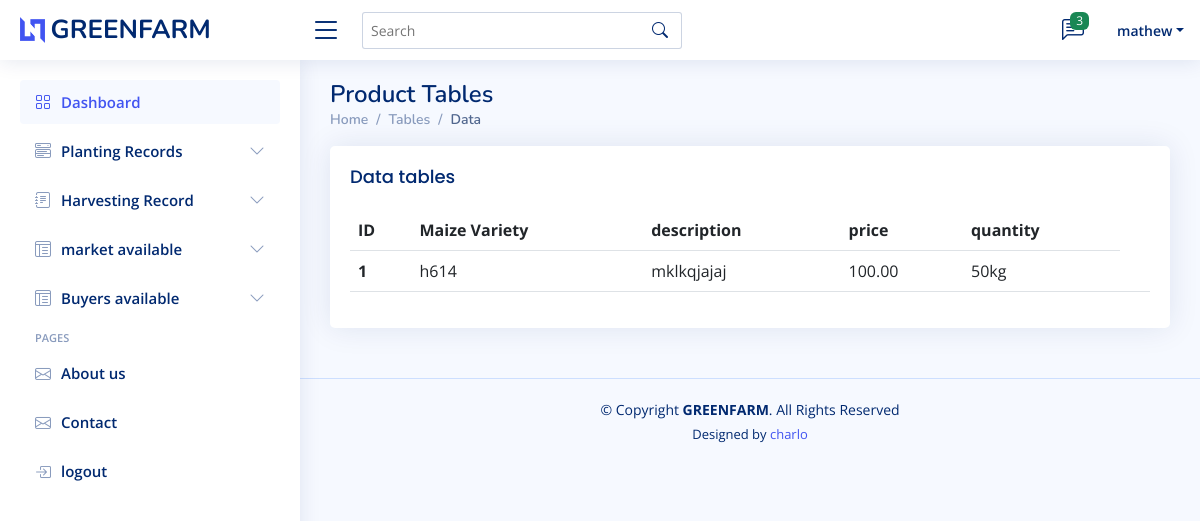
The page /product/ (signed in) on the database as committed earlier.
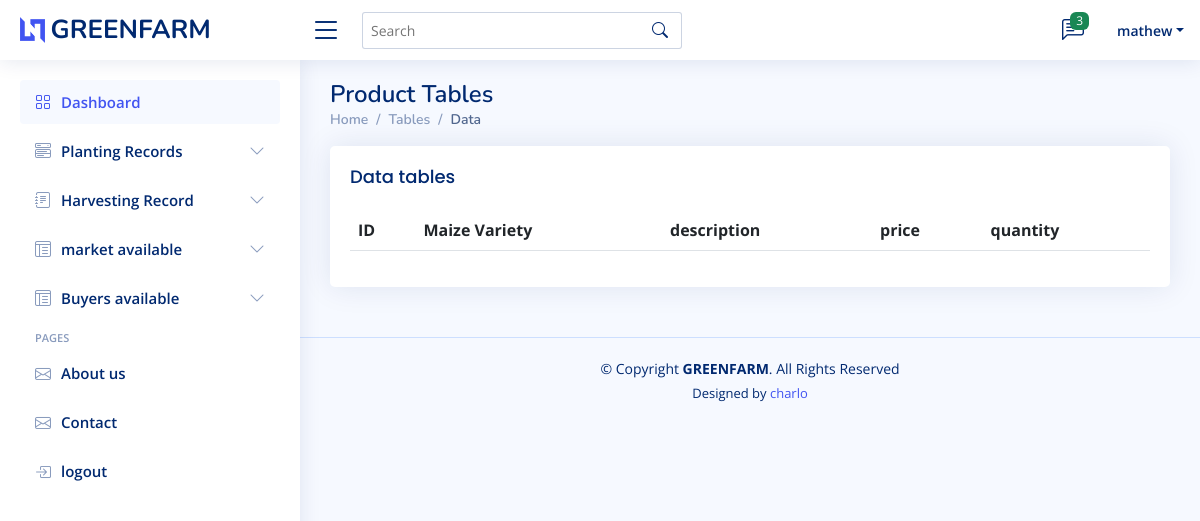
The same page on the database as committed later.
### gfarm/models.py (models this page shows, shortened)
class FarmProduct(models.Model):
    id = models.AutoField(primary_key=True)
    price = models.DecimalField(max_digits=10, decimal_places=2)
    quantity = models.CharField(max_length=100)
    Maize_Variety = models.CharField(max_length=100, choices=VARIETY)
    description = models.TextField()

### gfarm/views.py (the view)
# urls.py: path("product/", ProductListView.as_view(), name="product"),
class ProductListView(LoginRequiredMixin, ListView):
     queryset = FarmProduct.objects.all()
     context_object_name = "product"
     template_name = "farmproduct_list.html"

### gfarm/templates/farmproduct_list.html
{% extends 'base.html' %} {% block body %} {% load static %}
  <main id="main" class="main">
    <div class="pagetitle">
      <h1>Product Tables</h1>
      <nav>
        <ol class="breadcrumb">
          <li class="breadcrumb-item"><a href="index.html">Home</a></li>
          <li class="breadcrumb-item">Tables</li>
          <li class="breadcrumb-item active">Data</li>
        </ol>
      </nav>
    </div>
    <section class="section">
      <div class="row">
        <div class="col-lg-12">
          <div class="card">
            <div class="card-body">
              <h5 class="card-title">Data tables</h5>
                <table class="table datatable">
                    <thead>
                        <tr>
                            <th scope="col">ID</th>
                            <th scope="col">Maize Variety</th>
                            <th scope="col">description</th>
                            <th scope="col">price</th>
                            <th scope="col">quantity</th>
                        </tr>
                    </thead>
                    <tbody>
                        {% for farmproduct in product %}
                        <tr>
                            <th scope="row">{{farmproduct.id}}
                            </th>
                            <td>{{farmproduct.Maize_Variety}}</td>
                            <td>{{farmproduct.description}}</td>
                            <td>{{farmproduct.price}}</td>
                            <td>{{farmproduct.quantity}}</td>
                            <td><a href=""></a></td>
                        </tr>
                        {% endfor %}
                    </tbody>
                </table>
            </div>
          </div>
        </div>
      </div>
    </section>
  </main>
  {% endblock %}

Rows that differ between the two databases and show on the page:
removed FarmProduct: id "1", Maize_Variety "h614", description "mklkqjajaj", price "100.00", quantity "50kg"
